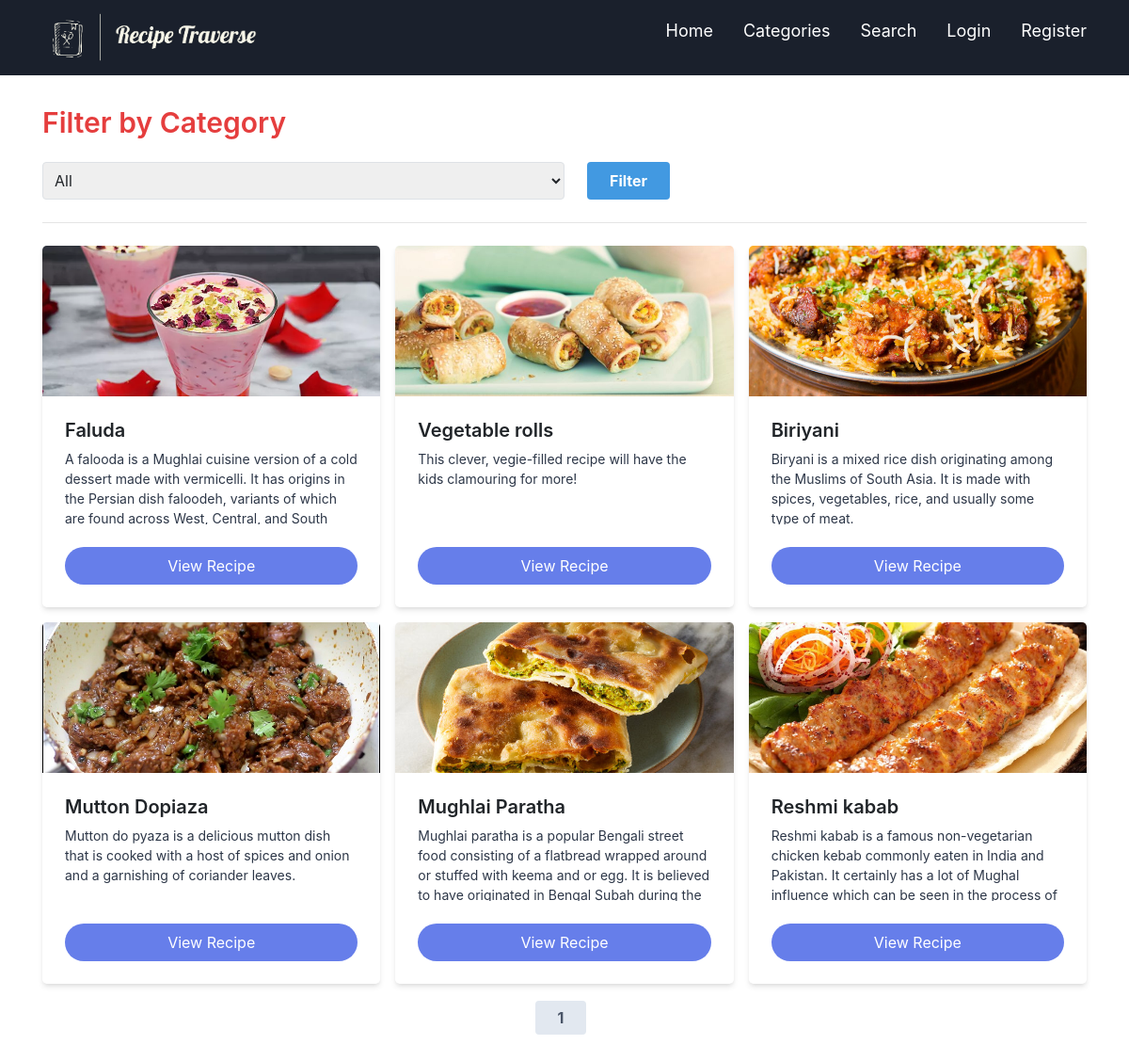
The app's page /recipes/categories/ with its own data.
### recipes/models.py (models this page shows, shortened)
class Recipe(models.Model):
    title = models.CharField(max_length=200)
    description = models.CharField(max_length=400)
    ingredients = models.TextField()
    instructions = models.TextField()
    image = models.ImageField(upload_to='recipe_images/')
    category = models.ForeignKey(Category, on_delete=models.CASCADE)
    author = models.ForeignKey(User, on_delete=models.CASCADE)
    created_at = models.DateTimeField(auto_now_add=True)

### recipes/views.py (the view)
# urls.py: path('categories/', views.recipe_list, name='categories'),
def recipe_list(request):
    selected_category = request.GET.get('category')
    categories = Category.objects.all()
    if selected_category:
        recipes = Recipe.objects.filter(category__name=selected_category)
    else:
        recipes = Recipe.objects.all()
    paginator = Paginator(recipes, 6)
    page = request.GET.get('page')
    recipes = paginator.get_page(page)
    context = {
        'categories': categories,
        'recipes': recipes,
        'selected_category': selected_category,
    }
    return render(request, 'recipe_list.html', context)

### recipes/templates/recipe_list.html (shortened to what this page needs)
{% extends 'base.html' %}
{% block body %}
<div class="container mx-auto p-8">
  <h1 class="text-3xl text-red-600 font-semibold mb-4">Filter by Category</h1>
  <form method="get" class="flex items-center">
    <select name="category" id="category" class="block w-1/2 p-2 border rounded focus:outline-none focus:border-indigo-500">
      <option value="">All</option>
    </select>
    <button type="submit" class="ml-4 bg-blue-500 hover:bg-blue-700 text-white font-bold py-2 px-4 rounded">
      Filter
    </button>
  </form>
  <hr class="my-4">
  <div class="grid grid-cols-1 md:grid-cols-2 lg:grid-cols-3 gap-4">
    {% for recipe in recipes %}
    <div class="bg-white rounded-lg overflow-hidden shadow-md">
      <img src="{{ recipe.image.url }}" class="w-full h-40 object-cover" alt="{{ recipe.title }}">
      <div class="p-4">
        <h5 class="text-xl font-semibold mb-2">{{ recipe.title }}</h5>
        <p class="h-20 overflow-hidden text-gray-800 text-sm">{{ recipe.description }}</p>
        <a href="{% url 'recipe_detail' recipe.id %}" class="mt-4 block bg-indigo-500 text-white py-2 px-4 rounded-full text-center hover:bg-indigo-600">View Recipe</a>
      </div>
    </div>
    {% endfor %}
</div>
<div class="mt-4">
    <ul class="flex justify-center">
      <li class="mr-2">
        <span class="bg-gray-300 text-gray-700 font-bold py-2 px-4 rounded">{{ recipes.number }}</span>
      </li>
    </ul>
</div>
{% endblock %}

### records on screen
Recipe: image (picture), title "Faluda", description "A falooda is a Mughlai cuisine version of a cold dessert made with vermicelli. It has origins in the Persian dish faloodeh, variants of which are found across West, Central, and South…"
Recipe: image (picture), title "Vegetable rolls", description "This clever, vegie-filled recipe will have the kids clamouring for more!"
Recipe: image (picture), title "Biriyani", description "Biryani is a mixed rice dish originating among the Muslims of South Asia. It is made with spices, vegetables, rice, and usually some type of meat."
Recipe: image (picture), title "Mutton Dopiaza", description "Mutton do pyaza is a delicious mutton dish that is cooked with a host of spices and onion and a garnishing of coriander leaves."
Recipe: image (picture), title "Mughlai Paratha", description "Mughlai paratha is a popular Bengali street food consisting of a flatbread wrapped around or stuffed with keema and or egg. It is believed to have originated in Bengal Subah during the…"
Recipe: image (picture), title "Reshmi kabab", description "Reshmi kabab is a famous non-vegetarian chicken kebab commonly eaten in India and Pakistan. It certainly has a lot of Mughal influence which can be seen in the process of…"

### other values on screen
{{ recipes.number }} "1"
